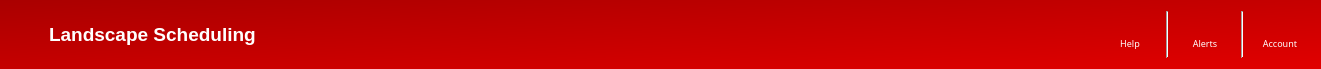
<?xml version="1.0" encoding="UTF-8"?>
<ui version="4.0">
 <class>HeaderWidget</class>
 <widget class="QWidget" name="HeaderWidget">
  <property name="geometry">
   <rect>
    <x>0</x>
    <y>0</y>
    <width>1321</width>
    <height>69</height>
   </rect>
  </property>
  <property name="maximumSize">
   <size>
    <width>16777215</width>
    <height>69</height>
   </size>
  </property>
  <property name="styleSheet">
   <string notr="true">QWidget#HeaderWidget {background-color: QLinearGradient(spread:pad, x1:0, y1:0, x2:1, y2:1, stop:0 rgba(170, 0, 0, 255), stop:1 rgba(225, 0, 0, 255));}</string>
  </property>
  <layout class="QHBoxLayout" name="horizontalLayout">
   <item>
    <widget class="QPushButton" name="logoButton">
     <property name="styleSheet">
      <string notr="true">QPushButton {
	color: rgb(0, 0, 0);
	border: none;
}</string>
     </property>
     <property name="text">
      <string/>
     </property>
     <property name="icon">
      <iconset>
       <normaloff>../icons/mainLogo.png</normaloff>../icons/mainLogo.png</iconset>
     </property>
     <property name="iconSize">
      <size>
       <width>40</width>
       <height>40</height>
      </size>
     </property>
    </widget>
   </item>
   <item>
    <widget class="QLabel" name="schedulingLabel">
     <property name="font">
      <font>
       <family>Segoe UI</family>
       <pointsize>14</pointsize>
       <weight>75</weight>
       <bold>true</bold>
      </font>
     </property>
     <property name="styleSheet">
      <string notr="true">color: rgb(255, 255, 255);</string>
     </property>
     <property name="text">
      <string>Landscape Scheduling</string>
     </property>
    </widget>
   </item>
   <item>
    <spacer name="hSpacer">
     <property name="orientation">
      <enum>Qt::Horizontal</enum>
     </property>
     <property name="sizeHint" stdset="0">
      <size>
       <width>40</width>
       <height>20</height>
      </size>
     </property>
    </spacer>
   </item>
   <item>
    <layout class="QVBoxLayout" name="HelpLayout">
     <property name="spacing">
      <number>0</number>
     </property>
     <item>
      <widget class="QPushButton" name="helpButton">
       <property name="styleSheet">
        <string notr="true">QPushButton {
	color: rgb(0, 0, 0);
	border: none;
}</string>
       </property>
       <property name="text">
        <string/>
       </property>
       <property name="icon">
        <iconset>
         <normaloff>../icons/questionMark.png</normaloff>../icons/questionMark.png</iconset>
       </property>
       <property name="iconSize">
        <size>
         <width>22</width>
         <height>30</height>
        </size>
       </property>
      </widget>
     </item>
     <item>
      <widget class="QLabel" name="helpLabel">
       <property name="minimumSize">
        <size>
         <width>60</width>
         <height>0</height>
        </size>
       </property>
       <property name="maximumSize">
        <size>
         <width>16777215</width>
         <height>20</height>
        </size>
       </property>
       <property name="font">
        <font>
         <family>Segoe UI Semibold</family>
         <pointsize>7</pointsize>
        </font>
       </property>
       <property name="styleSheet">
        <string notr="true">color: rgb(255, 255, 255);</string>
       </property>
       <property name="text">
        <string>Help</string>
       </property>
       <property name="alignment">
        <set>Qt::AlignCenter</set>
       </property>
      </widget>
     </item>
    </layout>
   </item>
   <item>
    <widget class="Line" name="line1">
     <property name="orientation">
      <enum>Qt::Vertical</enum>
     </property>
    </widget>
   </item>
   <item>
    <layout class="QVBoxLayout" name="AlertsLayout">
     <property name="spacing">
      <number>0</number>
     </property>
     <item>
      <widget class="QPushButton" name="alertsButton">
       <property name="styleSheet">
        <string notr="true">QPushButton {
	color: rgb(0, 0, 0);
	border: none;
}</string>
       </property>
       <property name="text">
        <string/>
       </property>
       <property name="icon">
        <iconset>
         <normaloff>../icons/bell.png</normaloff>../icons/bell.png</iconset>
       </property>
       <property name="iconSize">
        <size>
         <width>22</width>
         <height>30</height>
        </size>
       </property>
      </widget>
     </item>
     <item>
      <widget class="QLabel" name="alertsLabel">
       <property name="minimumSize">
        <size>
         <width>60</width>
         <height>0</height>
        </size>
       </property>
       <property name="maximumSize">
        <size>
         <width>16777215</width>
         <height>20</height>
        </size>
       </property>
       <property name="font">
        <font>
         <family>Segoe UI Semibold</family>
         <pointsize>7</pointsize>
        </font>
       </property>
       <property name="styleSheet">
        <string notr="true">color: rgb(255, 255, 255);</string>
       </property>
       <property name="text">
        <string>Alerts</string>
       </property>
       <property name="alignment">
        <set>Qt::AlignCenter</set>
       </property>
      </widget>
     </item>
    </layout>
   </item>
   <item>
    <widget class="Line" name="line2">
     <property name="orientation">
      <enum>Qt::Vertical</enum>
     </property>
    </widget>
   </item>
   <item>
    <layout class="QVBoxLayout" name="AccountsLayout">
     <property name="spacing">
      <number>0</number>
     </property>
     <item>
      <widget class="QPushButton" name="accountsButton">
       <property name="styleSheet">
        <string notr="true">QPushButton {
	color: rgb(0, 0, 0);
	border: none;
}</string>
       </property>
       <property name="text">
        <string/>
       </property>
       <property name="icon">
        <iconset>
         <normaloff>../icons/guest.png</normaloff>../icons/guest.png</iconset>
       </property>
       <property name="iconSize">
        <size>
         <width>24</width>
         <height>30</height>
        </size>
       </property>
      </widget>
     </item>
     <item>
      <widget class="QLabel" name="accountsLabel">
       <property name="minimumSize">
        <size>
         <width>60</width>
         <height>0</height>
        </size>
       </property>
       <property name="maximumSize">
        <size>
         <width>16777215</width>
         <height>20</height>
        </size>
       </property>
       <property name="font">
        <font>
         <family>Segoe UI Semibold</family>
         <pointsize>7</pointsize>
        </font>
       </property>
       <property name="styleSheet">
        <string notr="true">color: rgb(255, 255, 255);</string>
       </property>
       <property name="text">
        <string>Account</string>
       </property>
       <property name="alignment">
        <set>Qt::AlignCenter</set>
       </property>
      </widget>
     </item>
    </layout>
   </item>
  </layout>
 </widget>
 <resources/>
 <connections/>
</ui>
